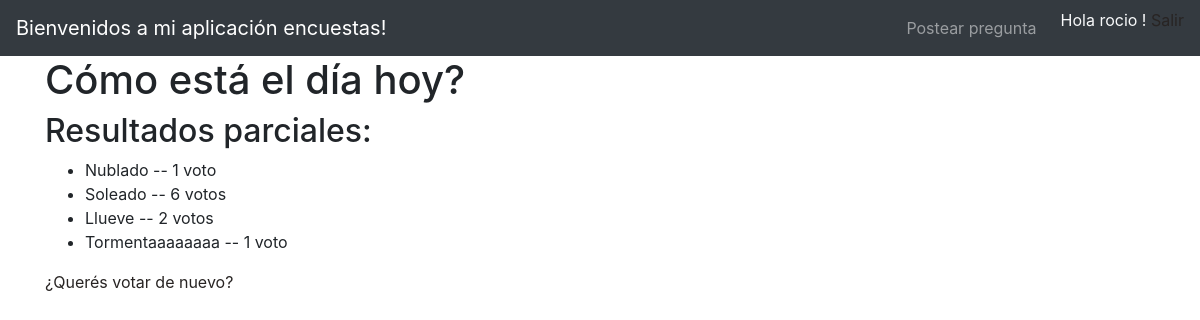
Screenshot of /polls/2/results/ (signed in) with the database file from the repository.
### polls/models.py (models this page shows, shortened)
class Question(models.Model):
    question_text = models.CharField("ingrese pregunta", max_length=200)
    pub_date = models.DateTimeField('fecha de publicacion')
    objects = QuestionManager()
    def was_published_recently(self):
        now = timezone.now()
        return now - datetime.timedelta(days=1) <= self.pub_date <= now
    was_published_recently.admin_order_field = 'pub_date'
    was_published_recently.boolean = True
    was_published_recently.short_description = 'Publicado recientemente?'

class Choice(models.Model):
    question = models.ForeignKey(Question, on_delete=models.CASCADE)
    choice_text = models.CharField(max_length=200)
    votes = models.IntegerField(default=0)

### polls/views.py (the view)
# urls.py: url(r'^(?P<pk>[0-9]+)/results/$', views.ResultsView.as_view(), name='results'),
class ResultsView(generic.DetailView):
    model = Question
    template_name = 'polls/results.html'

### polls/templates/polls/results.html
{% extends 'polls/base.html' %}
{% load static %}
{% block content %}
        <section>
             <h1>{{ question.question_text }}</h1>
             <h2>Resultados parciales:</h2>
                <ul>
                {% for choice in question.choice_set.all %}
                    <li>{{ choice.choice_text }} -- {{ choice.votes }} voto{{ choice.votes|pluralize }}</li>
                {% endfor %}
                </ul>
            <a class="nav" href="{% url 'polls:detail' question.id %}">¿Querés votar de nuevo?</a>
        </section>
{% endblock %}

### polls/templates/polls/base.html (shortened to what this page needs)
{%load static%}
<link rel="stylesheet" href="https://maxcdn.bootstrapcdn.com/bootstrap/4.0.0/css/bootstrap.min.css">
<link rel="stylesheet" href="{% static 'polls/main.css' %}"/>
<!DOCTYPE html>
<html>
    <head>
    </head>
    <main>
        <body>
            <nav class="navbar navbar-expand-lg navbar-dark bg-dark">
                <a class="navbar-brand" href="{% url 'polls:index' %}">Bienvenidos a mi aplicación encuestas!</a>
                <div class="collapse navbar-collapse" id="navbarTogglerDemo02">
                    <ul class="navbar-nav ml-auto">
                        <li class="nav-item mr-3">
                            <a class="nav-link" href="{% url 'polls:post_url' %}">Postear pregunta <span class="sr-only">Postear pregunta</span></a>
                        </li>
                        {%if user.is_anonymous %}
                            <li class="nav-item mr-3">
                                    <a class="nav-link" href="{% url 'polls:ingreso' %}">Ingresar</a>
                            </li>
                            {% else %}
                                <li class="nav-item">
                                        <span class="text-light" >Hola {{ user.username}} !</span>
                                        <a href="{% url 'polls:egreso' %}">Salir</a>
                                </li>
                        {% endif%}
                    </ul>
                </div>
            </nav>
            <div class='container'>
                {%block content%}
                {%endblock%}
            </div>
        </body>
    </main>
</html>

### polls/static/polls/main.css (style rules this page uses)
li { font-size: 16px; }
a { color: #282423; }

### rows the page displays
Question: question_text "Cómo está el día hoy?"
Choice: choice_text "Nublado", votes "1"
Choice: choice_text "Soleado", votes "6"
Choice: choice_text "Llueve", votes "2"
Choice: choice_text "Tormentaaaaaaaa", votes "1"

### other values shown
{{ user.username }} "rocio"
